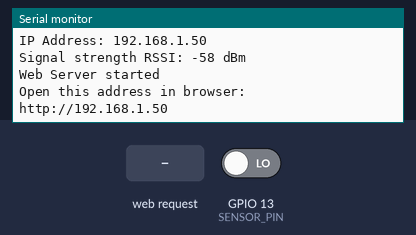
Recording of a sketch running on a simulated ESP32. Shown: the last lines printed to the serial monitor. The inputs (shaded band) are chosen by the test bench; at power-on: GPIO 13 (SENSOR_PIN) LOW. WiFi joins after 1.5 s; servers stay silent unless stated.

Above: at 4.7 s.
4.8 s: HTTP request GET / received
At 6.0 s:
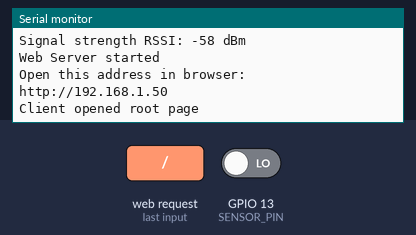
6.3 s: HTTP request GET /status received
At 7.5 s:
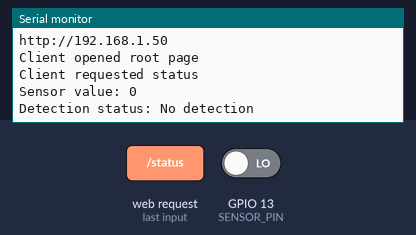

The sketch:

web_server.ino
```cpp
#include <WiFi.h>
#include <WebServer.h>
#define SENSOR_PIN 13
const char* ssid = "shacharito";
const char* password = "shachar123456";
WebServer server(80);
void handleRoot() {
  Serial.println("Client opened root page");
  String html = "";
  html += "<!DOCTYPE html>";
  html += "<html>";
  html += "<head>";
  html += "<meta charset='UTF-8'>";
  html += "<title>ESP32 Web Server</title>";
  html += "</head>";
  html += "<body>";
  html += "<h1>ESP32 Web Server is working</h1>";
  html += "<p>WiFi connected successfully.</p>";
  html += "<p>Final Project ESP32 Controller</p>";
  html += "<p>Status: Online</p>";
  html += "</body>";
  html += "</html>";
  server.send(200, "text/html", html);
}
void handleStatus() {
  Serial.println("Client requested status");

  int sensorValue = digitalRead(SENSOR_PIN);

  String detectionStatus;

  if (sensorValue == HIGH) {
    detectionStatus = "Detection";
  } else {
    detectionStatus = "No detection";
  }

  Serial.print("Sensor value: ");
  Serial.println(sensorValue);
  Serial.print("Detection status: ");
  Serial.println(detectionStatus);

  String status = "";
  status += "{";
  status += "\"wifi\":\"connected\",";
  status += "\"device\":\"ESP32\",";
  status += "\"server\":\"running\",";
  status += "\"sensor_value\":";
  status += sensorValue;
  status += ",";
  status += "\"detection\":\"";
  status += detectionStatus;
  status += "\"";
  status += "}";

  server.send(200, "application/json", status);
}
void setup() {
  Serial.begin(115200);
  pinMode(SENSOR_PIN, INPUT);
  delay(1000);
  Serial.println();
  Serial.println("Starting ESP32 Web Server...");
  Serial.print("SSID: ");
  Serial.println(ssid);
  WiFi.mode(WIFI_STA);
  WiFi.disconnect(true);
  delay(1000);
  WiFi.begin(ssid, password);
  int attempts = 0;
  while (WiFi.status() != WL_CONNECTED && attempts < 40) {
    delay(500);
    Serial.print(".");
    attempts++;
  }
  Serial.println();
  if (WiFi.status() == WL_CONNECTED) {
    Serial.println("WiFi connected successfully");
    Serial.print("IP Address: ");
    Serial.println(WiFi.localIP());
    Serial.print("Signal strength RSSI: ");
    Serial.print(WiFi.RSSI());
    Serial.println(" dBm");
    server.on("/", handleRoot);
    server.on("/status", handleStatus);
    server.begin();
    Serial.println("Web Server started");
    Serial.println("Open this address in browser:");
    Serial.print("http://");
    Serial.println(WiFi.localIP());
  } else {
    Serial.println("WiFi connection failed");
    Serial.print("WiFi status code: ");
    Serial.println(WiFi.status());
    Serial.println("Web Server was not started");
  }
}
void loop() {
  if (WiFi.status() == WL_CONNECTED) {
    server.handleClient();
  }
}
```

Measured:
- after the input at 4.8 s, the serial monitor: prints a new line at once (image 1)
- after the input at 6.3 s, the serial monitor: prints a new line at once (image 2)
